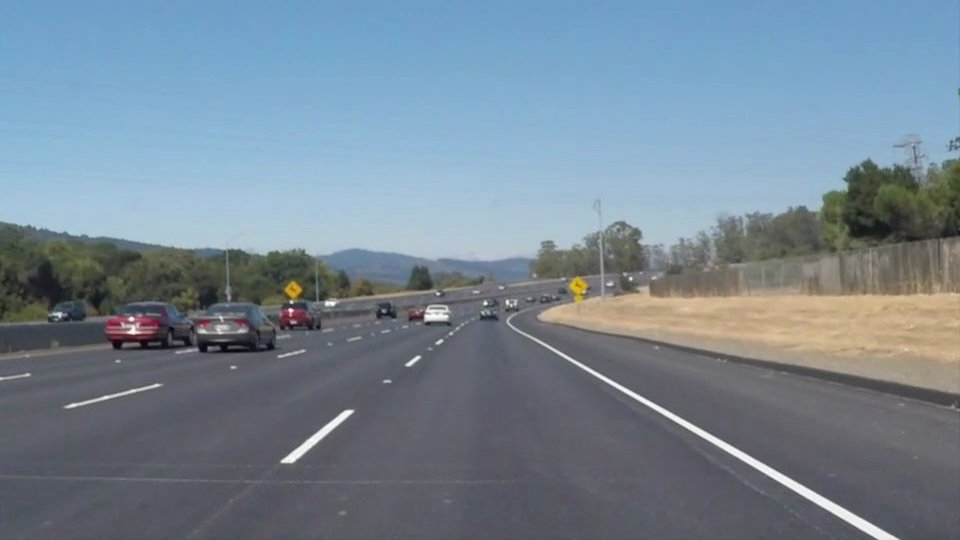
#> input picture CarND-LaneLines-P1/test_images/solidWhiteCurve.jpg, 960 x 540 px, found by its file name
$ python main.py
#> lines starting #> are read from the running program, lines starting #| are printed output that depends on the picture; after the words box and inside, x2 and y2 are one past the last pixel; in counts of white or black regions, pixels touching at a corner belong together
#> further down, colorFrame is the input picture: shape (540, 960, 3); mean R, G, B 118.5, 134.5, 148.1
import matplotlib.pyplot as plot
import matplotlib.image as mpimage
import numpy as np
import cv2 as OpenCV


# Setup Global Variables here


# Return an image frame or a frame from video
def GetFrame(ImagePath=0, VideoPath=0):
    # check if is a video
    # check if it an image
#> called with ImagePath = 'test_images/SolidWhiteCurve.jpg', VideoPath = 0
    colorFrame = mpimage.imread(ImagePath)

    print("[INFO] : GetFrame() Image : Path = ", ImagePath, " Shape = ", np.shape(colorFrame))
#| [INFO] : GetFrame() Image : Path =  test_images/SolidWhiteCurve.jpg  Shape =  (540, 960, 3)

    return colorFrame

# Return canny edges of a colored image
def GetCannyFrame(ColorFrame, LowThreshold, HighThreshold):
#> called with LowThreshold = 40, HighThreshold = 150
    grayScaleFrame = OpenCV.cvtColor(ColorFrame, OpenCV.COLOR_BGR2GRAY)
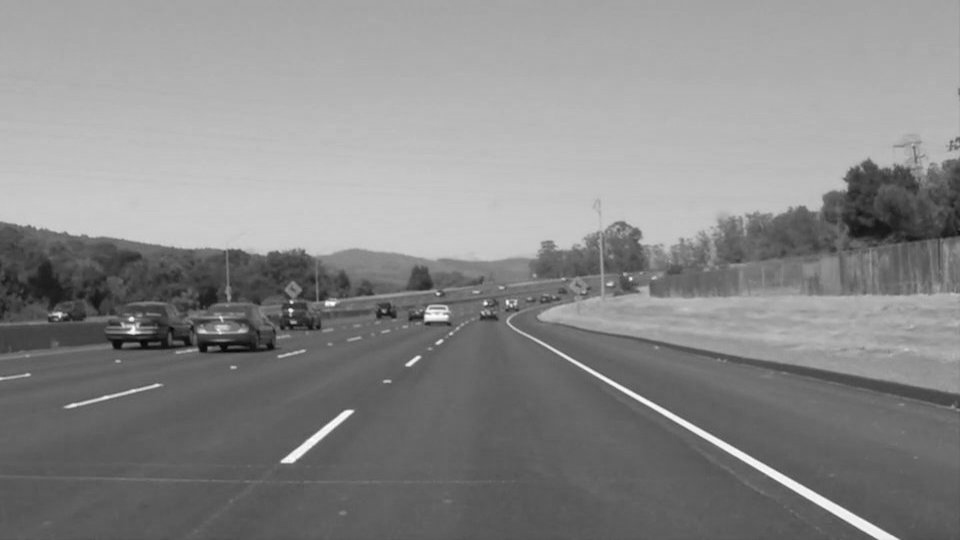
#> grayScaleFrame: shape (540, 960); min 3, max 255, mean 136.7
    thresholdRatio = HighThreshold/LowThreshold

    if (thresholdRatio < 2) | (thresholdRatio > 3):
        print("[WARN] : ProcessCannyFrame() : Recommended value for [HighThreshold/LowThreshold] is between : 2 & 3")

    cannyEdges     = OpenCV.Canny(grayScaleFrame, LowThreshold, HighThreshold)
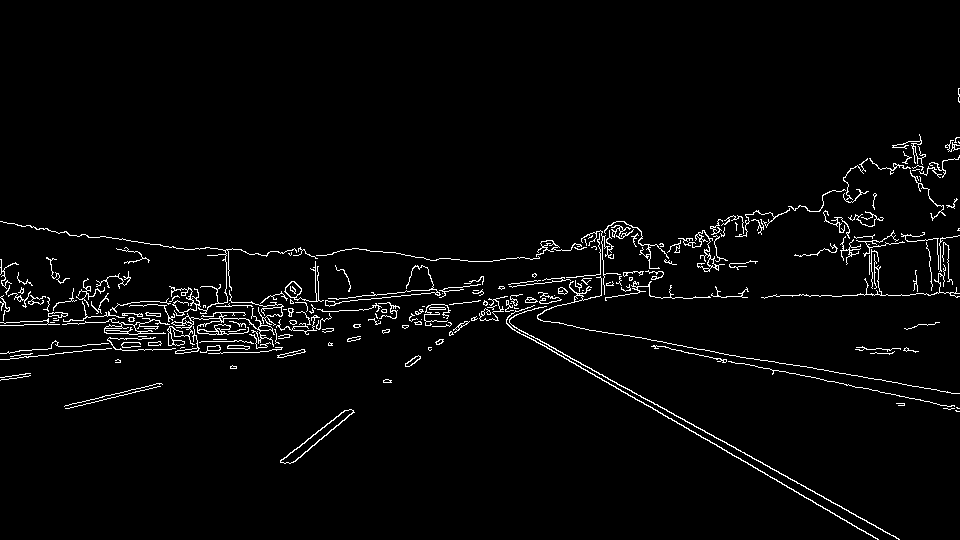
#> cannyEdges: shape (540, 960); 2.8% white in thin lines or dots, all inside (x1, y1, x2, y2) = (0, 88, 960, 540)
    OpenCV.startWindowThread()
    OpenCV.namedWindow('Butterfly')
    plot.imshow(cannyEdges)

    return cannyEdges

# Return Polygon Enclosures
def GetPolygonEnclosure(PolygonLines):
    print("GetPolygonEnclosure() : ", np.shape(PolygonLines))

colorImageName = "test_images/SolidWhiteCurve.jpg"
colorFrame = mpimage.imread(colorImageName)
plot.imshow(colorFrame)
colorImage     = GetFrame(colorImageName)
GetCannyFrame(colorImage, 40, 150)
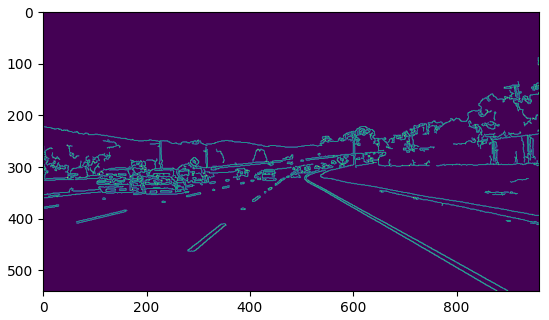
#> figure drawn by matplotlib, 1 panel

$ run again, with CarND-LaneLines-P1/test_images/solidWhiteRight.jpg copied over CarND-LaneLines-P1/test_images/solidWhiteCurve.jpg
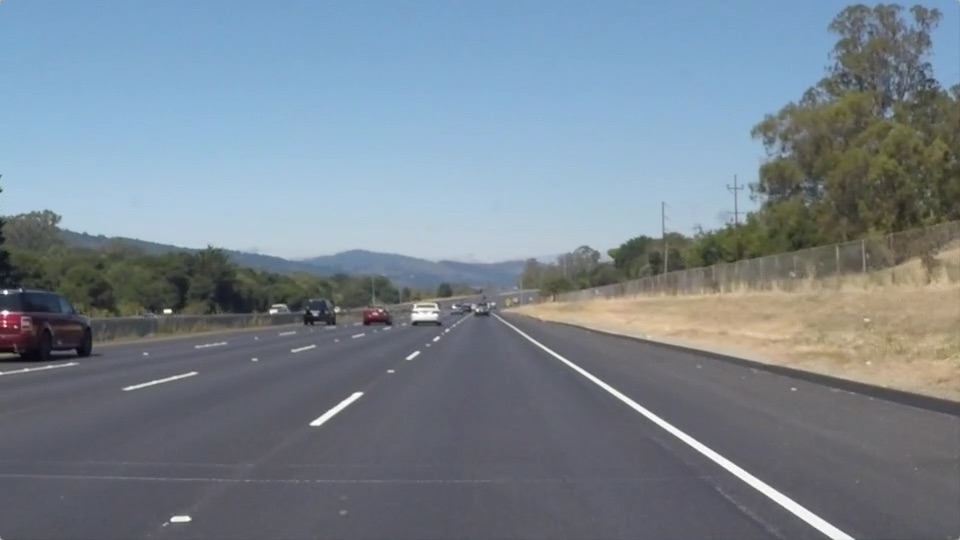
#> input picture CarND-LaneLines-P1/test_images/solidWhiteRight.jpg, 960 x 540 px, found by its file name
#> colorFrame is the input picture: shape (540, 960, 3); mean R, G, B 120.3, 132.6, 143.7
#| [INFO] : GetFrame() Image : Path =  test_images/SolidWhiteCurve.jpg  Shape =  (540, 960, 3)
#> in GetCannyFrame, `cannyEdges     = OpenCV.Canny(grayScaleFrame, LowThreshold, HighThresh..`:
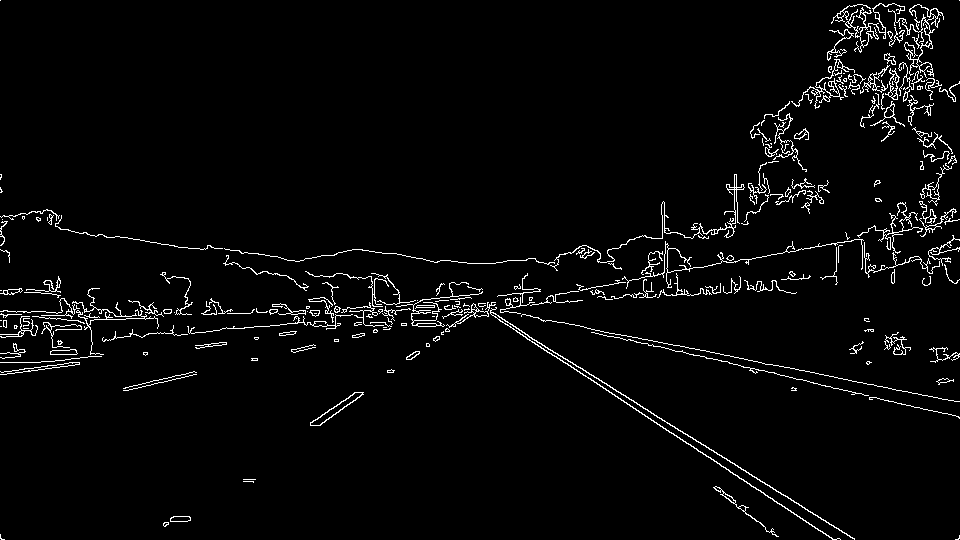
#> cannyEdges: shape (540, 960); 3.1% white in thin lines or dots
#> `GetCannyFrame(colorImage, 40, 150)`:
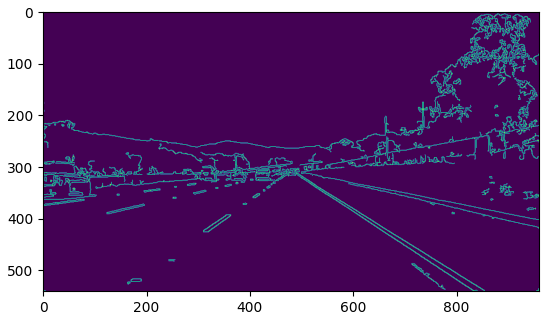
#> figure drawn by matplotlib, 1 panel

$ run again, with CarND-LaneLines-P1/test_images/solidYellowCurve.jpg copied over CarND-LaneLines-P1/test_images/solidWhiteCurve.jpg
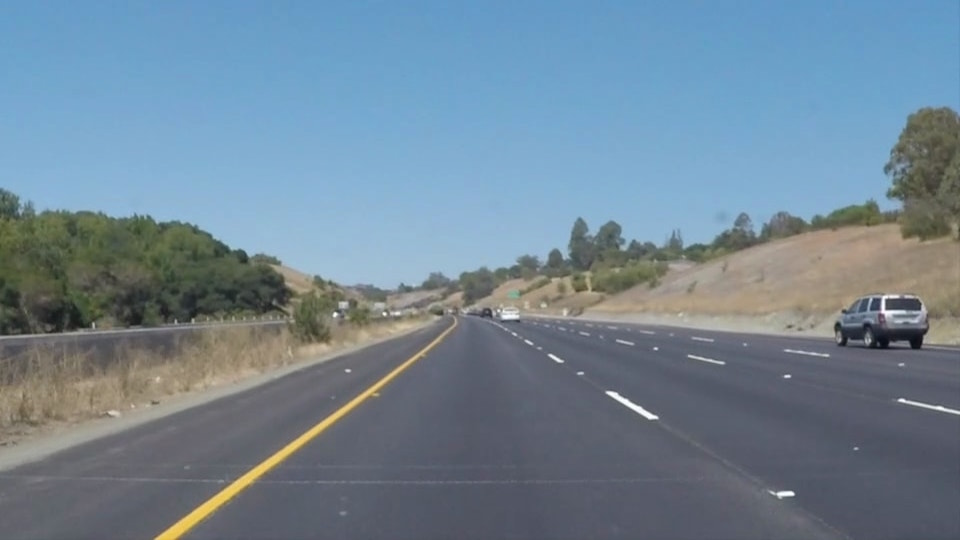
#> input picture CarND-LaneLines-P1/test_images/solidYellowCurve.jpg, 960 x 540 px, found by its file name
#> colorFrame is the input picture: shape (540, 960, 3); mean R, G, B 113, 133.4, 149
#| [INFO] : GetFrame() Image : Path =  test_images/SolidWhiteCurve.jpg  Shape =  (540, 960, 3)
#> in GetCannyFrame, `cannyEdges     = OpenCV.Canny(grayScaleFrame, LowThreshold, HighThresh..`:
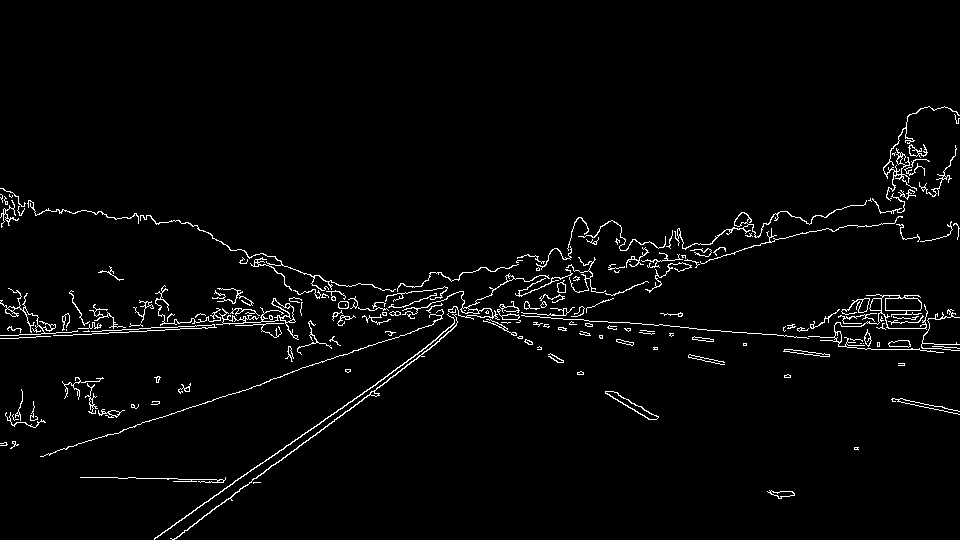
#> cannyEdges: shape (540, 960); 2.6% white in thin lines or dots, all inside (x1, y1, x2, y2) = (0, 106, 960, 540)
#> `GetCannyFrame(colorImage, 40, 150)`:
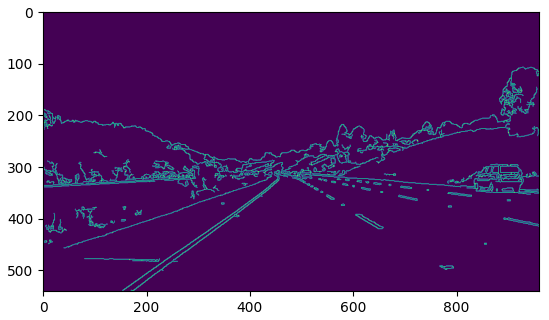
#> figure drawn by matplotlib, 1 panel

$ run again, with CarND-LaneLines-P1/test_images/solidYellowCurve2.jpg copied over CarND-LaneLines-P1/test_images/solidWhiteCurve.jpg
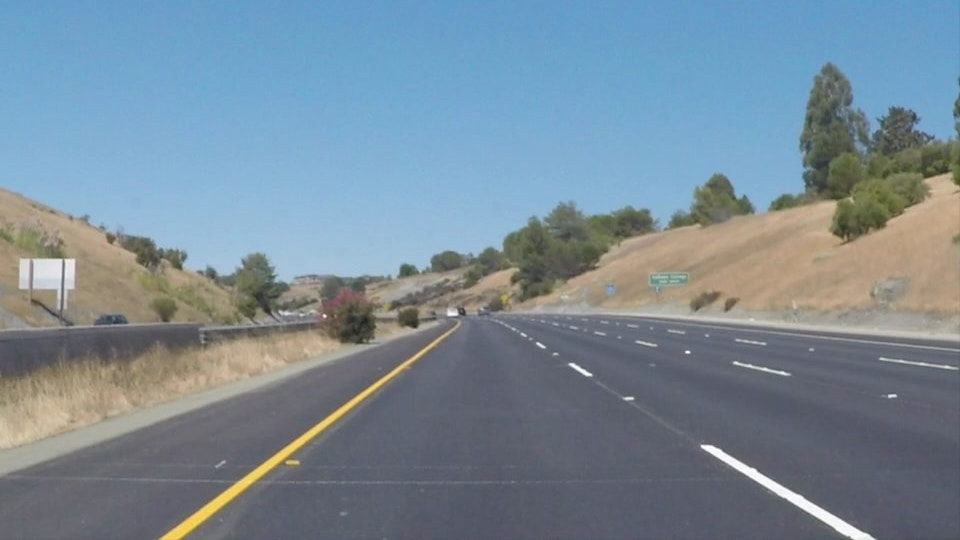
#> input picture CarND-LaneLines-P1/test_images/solidYellowCurve2.jpg, 960 x 540 px, found by its file name
#> colorFrame is the input picture: shape (540, 960, 3); mean R, G, B 120.7, 138.6, 151.5
#| [INFO] : GetFrame() Image : Path =  test_images/SolidWhiteCurve.jpg  Shape =  (540, 960, 3)
#> in GetCannyFrame, `cannyEdges     = OpenCV.Canny(grayScaleFrame, LowThreshold, HighThresh..`:
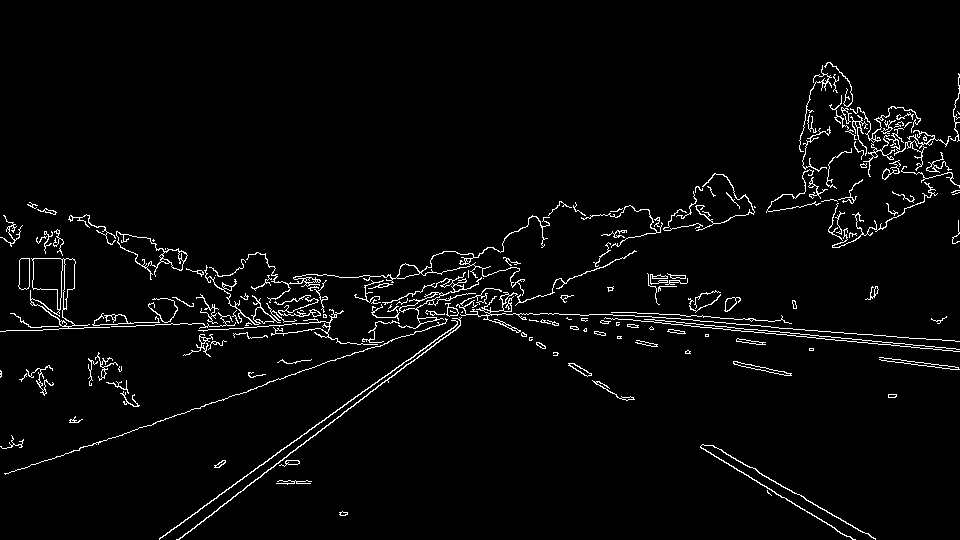
#> cannyEdges: shape (540, 960); 3.1% white in thin lines or dots, all inside (x1, y1, x2, y2) = (0, 62, 960, 540)
#> `GetCannyFrame(colorImage, 40, 150)`:
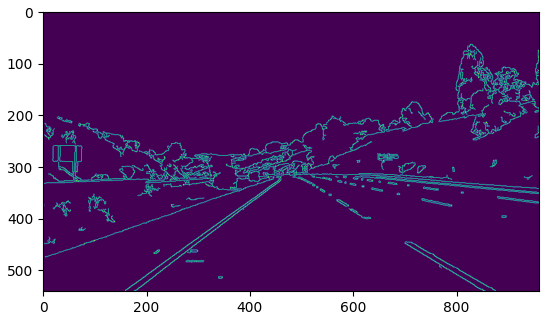
#> figure drawn by matplotlib, 1 panel
